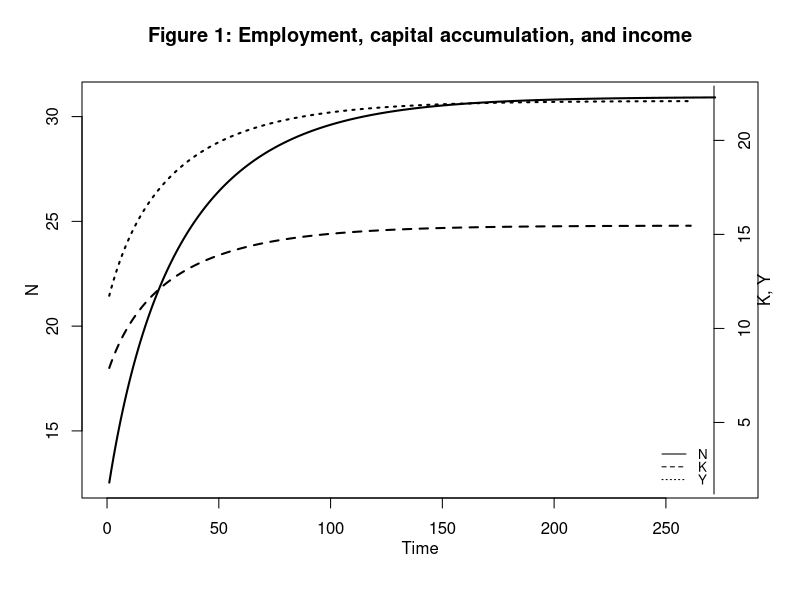
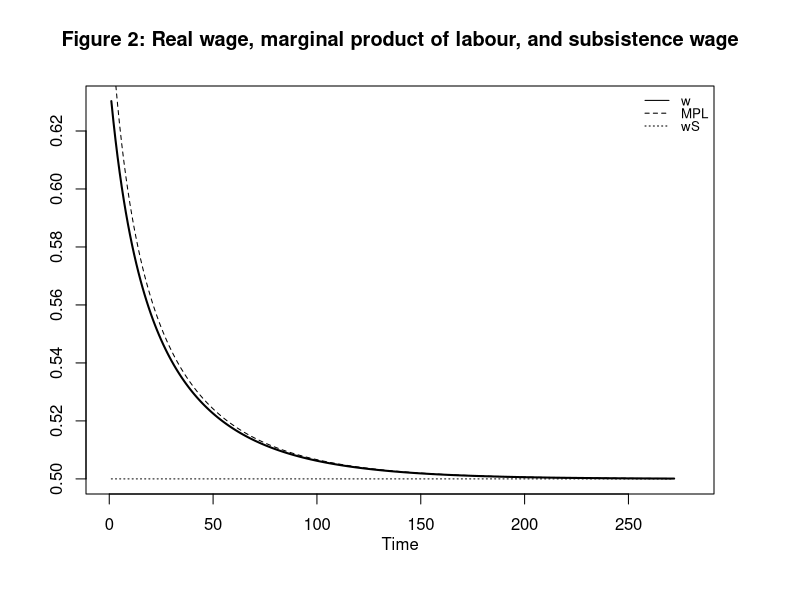
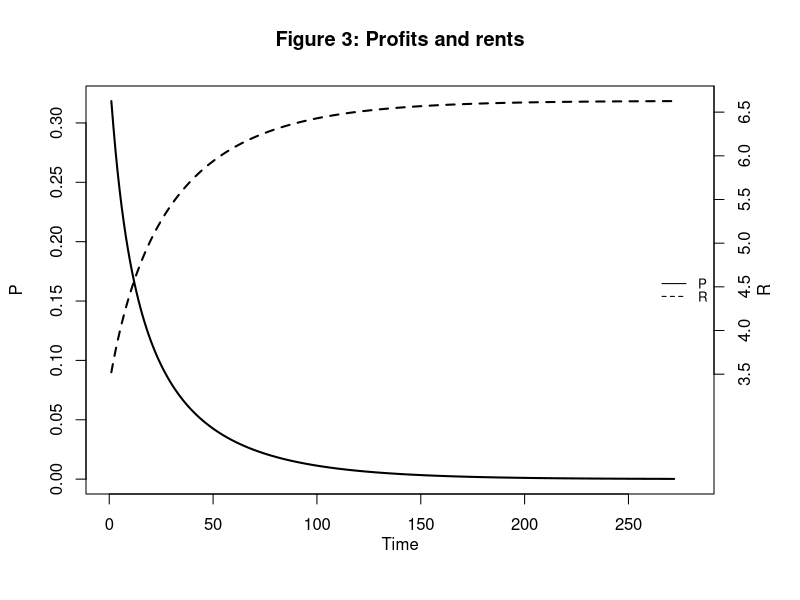
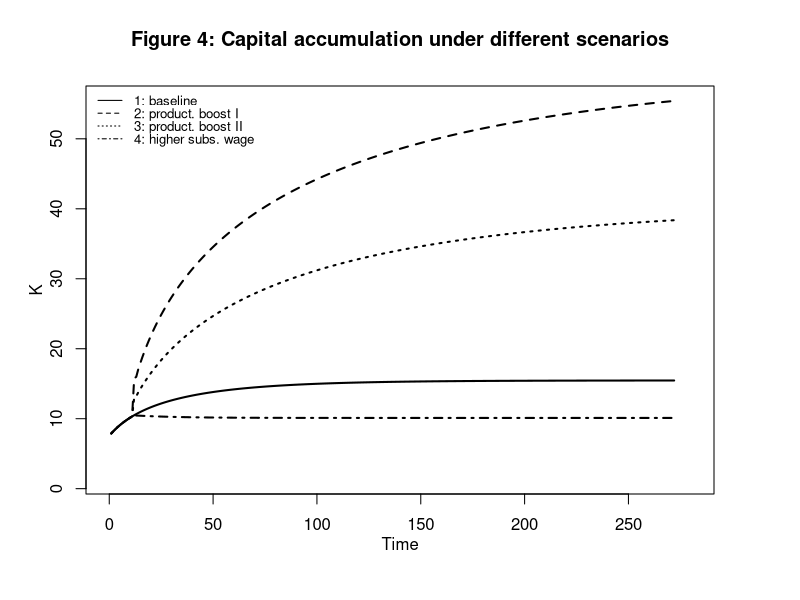
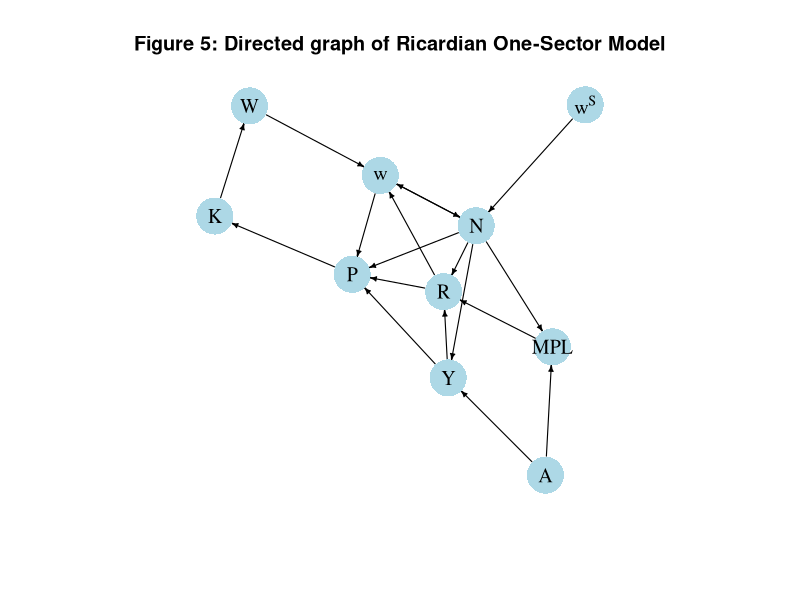

The R script that drew these images, in order:
## ---- chunk 1
# Clear the environment
rm(list=ls(all=TRUE))

# Set number of periods
Q=500

# Set number of scenarios (including baseline)
S=4

# Set period in which shock/shift will occur
s=20

# Create (S x Q)-matrices that will contain the simulated data
Y=matrix(data=1,nrow=S,ncol=Q) # Income/output
R=matrix(data=1,nrow=S,ncol=Q) # Rent
P=matrix(data=1,nrow=S,ncol=Q) # Profits
N=matrix(data=1,nrow=S,ncol=Q) # employment
w=matrix(data=1,nrow=S,ncol=Q) # real wage
K=matrix(data=1,nrow=S,ncol=Q) # capital stock
MPL=matrix(data=1,nrow=S,ncol=Q) # marginal product of labour
W=matrix(data=1,nrow=S,ncol=Q) # wage bill
N_eq=vector(length=S)          # equilibrium population
K_eq=vector(length=S)          # equilibrium capital

# Set baseline parameter values
A=matrix(data=2,nrow=S,ncol=Q) # productivity
a=matrix(data=0.7,nrow=S,ncol=Q) # labour elasticity of output
beta=1 # Sensitivity of investment with respect to profits
gamma=5 # adjustment speed of population
wS=matrix(data=0.5,nrow=S,ncol=Q) # subsistence wage rate

# Set parameter values for different scenarios
A[2,s:Q]=3 # scenario 2: productivity boost I
a[3,s:Q]=0.75 # scenario 3: productivity boost II
wS[4,s:Q]=0.6 # scenario 4: increase in subsistence wage

# Initialise variables such that employment and the capital stock are below the equilibrium
N[,1]=1
K[,1]=1   
Y[,1]=A[,1]*N[,1]^(a[,1])
MPL[,1]=a[,1]*A[,1]*(N[,1]^(a[,1]-1))
w[,1]=wS[,1]

# Simulate the model by looping over Q time periods for S different scenarios
for (i in 1:S){
  
  for (t in 2:Q){
    
    for (iterations in 1:1000){ # run the model 1000-times in each period
      
    #Model equations
    
    #(1) Output
    Y[i,t] = A[i,t]*N[i,t]^(a[i,t])
    
    #(2) Wage bill
    W[i,t] = K[i,t] 
    
    #(3) Real wage rate
    w[i,t] = W[i,t]/N[i,t] 
     
    #(4) Marginal product of labour
    MPL[i,t] = a[i,t]*A[i,t]*(N[i,t]^(a[i,t]-1))

    #(5) Rents
    R[i,t] = Y[i,t] - N[i,t]*MPL[i,t]
    
    #(6) Profits
    P[i,t] = Y[i,t]- R[i,t] - N[i,t]*w[i,t]
    
    # (7) Capital accumulation
    K[i,t] = K[i,t-1] + beta*P[i,t-1]
    
    #(8) Employment/population dynamics  
    N[i,t] = N[i,t-1] + gamma*(w[i,t-1] - wS[i,t-1])
    
    } # close iterations loop
  }   # close time loop
}     # close scenario loop
## ---- chunk 2
# Set start and end periods for plots
Tmax=280
Tmin =10

## Baseline
#Employment, capital accumulation, and income
plot(N[1, Tmin:(Tmax+1)],type="l", lwd=2, lty=1, xlim=range(0:(Tmax)), ylab = '', xlab = '')
title(main="Figure 1: Employment, capital accumulation, and income",ylab = 'N', xlab = 'Time', cex=0.8, line=2)
par(mar = c(5, 4, 4, 4) + 0.3)
par(new = TRUE)
plot(K[1, Tmin:Tmax],type="l", col=1, lwd=2, lty=2, font.main=1,cex.main=1,ylab = '', axes=FALSE,
     xlab = '',ylim = range(Y[1, 2:(Tmax+1)]),cex.axis=1,cex.lab=0.75)
lines(Y[1, Tmin:(Tmax+1)],lty=3, lwd=2)
axis(side = 4, at = pretty(range(Y[1, 2:(Tmax+1)])))  
mtext("K, Y", side = 4, line = 2)
legend("bottomright", legend=c("N", "K", "Y"),
       lty=1:3, cex=0.8, bty = "n", y.intersp=0.8)

# Real wage, subsistence wage, and MPL
plot(w[1, Tmin:(Tmax+1)],type="l", col=1, lwd=2, lty=1, xlim=range(0:(Tmax)), xlab="", ylab="", ylim=range(wS[1, Tmin:Tmax],w[1, Tmin:(Tmax)])) 
title(main="Figure 2: Real wage, marginal product of labour, and subsistence wage", xlab = 'Time',cex=0.8,line=2)
lines(MPL[1, Tmin:Tmax],lty=2)
lines(wS[1, Tmin:Tmax],lty=3)
legend("topright", legend=c("w", "MPL", "wS"),
       lty=1:3, cex=0.8, bty = "n", y.intersp=0.8)

# Profits and Rents
plot(P[1, Tmin:(Tmax+1)],type="l", col=1, lwd=2, lty=1, xlim=range(0:(Tmax)), xlab="", ylab="", ylim=range(P[1, Tmin:Tmax])) 
title(main="Figure 3: Profits and rents", xlab = 'Time',cex=0.8,line=2)
par(mar = c(5, 4, 4, 4) + 0.3)
par(new = TRUE)
plot(R[1, Tmin:(Tmax+1)],type="l", col=1, lwd=2, lty=2, xlim=range(0:(Tmax)), xlab="", ylab="P", 
     ylim=range(R[1, 3:Tmax]), axes=FALSE) 
axis(side = 4, at = pretty(range(R[1, Tmin:(Tmax+1)])))  
mtext("R", side = 4, line = 2)
legend("right", legend=c("P", "R"), lty=1:2, cex=0.8, bty = "n", y.intersp=0.8)


## ---- chunk 3
## Different scenarios
# Capital accumulation
plot(K[1, Tmin:(Tmax+1)],type="l", lwd=2, lty=1, xlim=range(0:(Tmax)), ylim=range(K[1, 2:Tmax], K[2, Tmin:Tmax]), ylab = '', xlab = '')
title(main="Figure 4: Capital accumulation under different scenarios",ylab = 'K', xlab = 'Time',cex=0.8, line=2)
lines(K[2, Tmin:(Tmax+1)],lty=2, lwd=2)
lines(K[3, Tmin:(Tmax+1)],lty=3, lwd=2)
lines(K[4, Tmin:(Tmax+1)],lty=4, lwd=2)
legend("topleft", legend=c("1: baseline","2: product. boost I", "3: product. boost II", "4: higher subs. wage"), lty=1:4, cex=0.8, bty = "n", y.intersp=0.8)
## ---- chunk 4
## Create directed graph
# Construct auxiliary Jacobian matrix for 10 variables: Y W w MPL R P K N A wS,
# where non-zero elements in regular Jacobian are set to 1 and zero elements are unchanged
M_mat=matrix(c(0,0,0,0,0,0,0,1,1,0,
               0,0,0,0,0,0,1,0,0,0,
               0,1,0,0,1,0,0,1,0,0,
               0,0,0,0,0,0,0,1,1,0,
               1,0,0,1,0,0,0,1,0,0,
               1,0,1,0,1,0,0,1,0,0,
               0,0,0,0,0,1,0,0,0,0,
               0,0,1,0,0,0,0,0,0,1,
               0,0,0,0,0,0,0,0,0,0,
               0,0,0,0,0,0,0,0,0,0), 10,10, byrow=TRUE)

# Create adjacency matrix from transpose of auxiliary Jacobian and add column names
A_mat=t(M_mat)

# Create and plot directed graph from adjacency matrix
library(igraph)
dg= graph_from_adjacency_matrix(A_mat, mode="directed", weighted= NULL)

# Define node labels
V(dg)$name=c("Y", "W", "w", "MPL", "R", "P", "K", "N", "A", expression(w^S))

# Plot directed graph
plot(dg, main="Figure 5: Directed graph of Ricardian One-Sector Model", vertex.size=20, vertex.color="lightblue", 
     vertex.label.color="black", edge.arrow.size=0.3, edge.width=1.1, edge.size=1.2,
     edge.arrow.width=1.2, edge.color="black", vertex.label.cex=1.2, 
     vertex.frame.color="NA", margin=-0.08)
## ---- chunk 5
# Calculate equilibrium solutions
for (i in 1:S){
  N_eq[i]=(wS[i,Q]/(a[i,Q]*A[i,Q]))^(-1/(1-a[i,Q]))
  K_eq[i]=a[i,Q]*A[i,Q]*(wS[i,Q]/(a[i,Q]*A[i,Q]))^(-a[i,Q]/(1-a[i,Q]))
}

# Compare with numerical solutions (here only for baseline)
N_eq[1]
N[1,Q]

K_eq[1]
K[1,Q]

### Examine model properties (here for the baseline scenario only)
# Construct Jacobian matrix at the equilibrium 
J=matrix(c(1-beta, beta*a[1,Q]*wS[1,Q],
           beta*(wS[1,Q]/(a[1,Q]*A[1,Q]))^(1/(1-a[1,Q])),
           1-gamma*a[1,Q]*A[1,Q]*(wS[1,Q]/(a[1,Q]*A[1,Q]))^((2-a[1,Q])/(1-a[1,Q]))), 2, 2, byrow=TRUE)

# Obtain eigenvalues
ev=eigen(J)
(values = ev$values)

# Obtain determinant and trace
det=det(J)      # determinant
tr=sum(diag(J)) # trace

#Check general stability conditions
print(1+tr+det>0)
print(1-tr+det>0)
print(1-det>0)

# Check specific stability condition for the case beta=1
for (i in 1:S){
print(paste0("Scenario ", i, ":"))
print(2-gamma*a[i,Q]*(A[i,Q]*(wS[i,Q]/(a[i,Q]*A[i,Q]))^((2-a[i,Q])/(1-a[i,Q])) 
                      + wS[i,Q]*(wS[i,Q]/(a[i,Q]*A[i,Q]))^(1/(1-a[i,Q])))>0)
}

